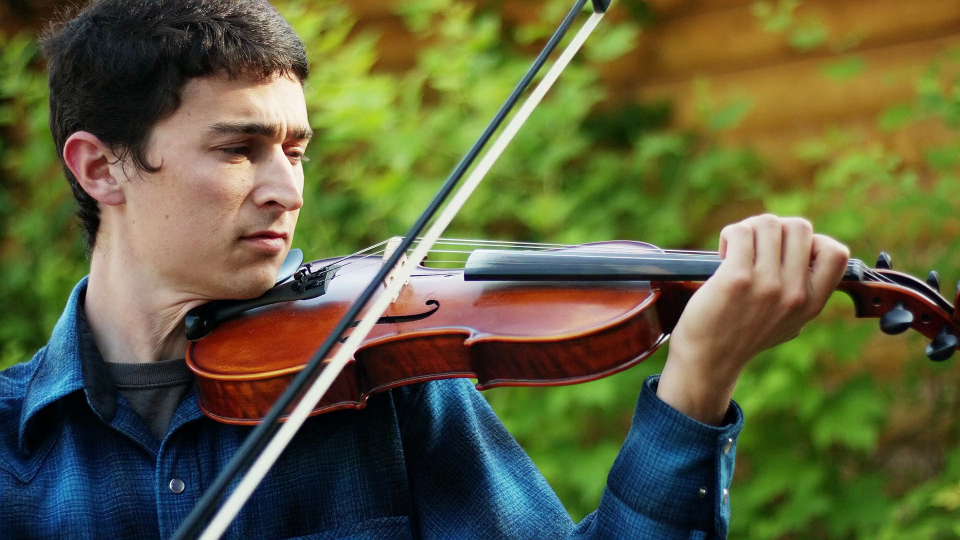
#> input picture assets/example/00000.jpg, 1920 x 1080 px (shown at 1/2 size)
$ python vis_results.py --image_dir ../assets/example --result_dir out --output_path out.avi --projs ../assets/example
#> lines starting #> are read from the running program, lines starting #| are printed output that depends on the picture
import os
import os.path as osp
import subprocess
import argparse
from PIL import Image
import math
from tqdm import tqdm

def get_base_filename(filename):
    return os.path.splitext(filename)[0]

def find_matching_files(image_dir, result_dirs, verbose=False):
#> called with image_dir = '../assets/example', verbose = False
    files = []
    for fname in os.listdir(image_dir):
        base, _ = os.path.splitext(fname)
        result_paths = []

        for result_dir in result_dirs:
            expected_name = f"{base}_pred_colored.png"
            expected_path1 = os.path.join(result_dir, expected_name)
            expected_path2 = expected_path1.replace('_pred_colored.png', '.png')
            if os.path.exists(expected_path1):
                result_paths.append(expected_path1)
            elif os.path.exists(expected_path2):
                result_paths.append(expected_path2)
            else:
                if verbose:
                    print(f"Missing: {expected_path1} or {expected_path2}")
                break
        if len(result_paths) == len(result_dirs):
            files.append((os.path.join(image_dir, fname), result_paths))
#> pass 2 of the loop in find_matching_files, `for fname in os.listdir(image_dir):`:
    return files

def arrange_images(images, layout):
    if layout == 'horizontal':
        total_width = sum(i.width for i in images)
        max_height = max(i.height for i in images)
        new_im = Image.new('RGB', (total_width, max_height))
        x_offset = 0
        for im in images:
            new_im.paste(im, (x_offset, 0))
            x_offset += im.width
    elif layout == 'vertical':
        max_width = max(i.width for i in images)
        total_height = sum(i.height for i in images)
        new_im = Image.new('RGB', (max_width, total_height))
        y_offset = 0
        for im in images:
            new_im.paste(im, (0, y_offset))
            y_offset += im.height
    else:
        cols, rows = layout
        img_width, img_height = images[0].size
        new_im = Image.new('RGB', (cols * img_width, rows * img_height))
        for idx, im in enumerate(images):
            x = (idx % cols) * img_width
            y = (idx // cols) * img_height
            new_im.paste(im, (x, y))
    return new_im

def get_layout(images, base_orientation):
    n = len(images)
    height, width = images[0].height, images[0].width
    asp_ratio = width / height

    if n == 0:
        return (0, 0)
    elif n == 1:
        return (1, 1)
    elif n == 2 or n == 3:
        return 'horizontal' if height > width else 'vertical'
    else:   # n > 3
        best_row, best_cols, min_diff = None, None, float('inf')
        asp_target = 1.5
        # Try all possible number of columns from 1 to n
        for cols in range(1, n + 1):
            rows = math.ceil(n / cols)
            asp_diff = abs((cols * width) / (rows * height) - asp_target)
            if asp_diff < min_diff:
                min_diff = asp_diff
                best_rows = rows
                best_cols = cols
        return (best_cols, best_rows)

def scale_down(image, max_size):
    w, h = image.size
    max_dim = max(w, h)
    if max_dim <= max_size:
        return image

    scale = max_size / max_dim

    new_size = (int(w * scale), int(h * scale))
    return image.resize(new_size, Image.Resampling.LANCZOS)

def combine(args):
    result_dirs = [osp.join(args.result_dir, proj) for proj in args.projs]
    matches = find_matching_files(args.image_dir, result_dirs, verbose=args.verbose)
    for image_path, result_paths in tqdm(matches):
        base = get_base_filename(os.path.basename(image_path))

        all_images = [Image.open(image_path).convert('RGB')]
        all_images += [Image.open(p).convert('RGB') for p in result_paths]
#> all_images = 2 items

        base_orientation = 'portrait' if all_images[0].height > all_images[0].width else 'landscape'
#> base_orientation = 'landscape'
        layout = get_layout(all_images, base_orientation)
#> in get_layout, `n = len(images)`: n = 2
#> layout = 'vertical'

        if isinstance(layout, tuple):
            target_size = all_images[0].size
            all_images = [im.resize(target_size, Image.Resampling.LANCZOS) for im in all_images]
            while len(all_images) < layout[0] * layout[1]:
                all_images.append(Image.new('RGB', target_size, (0, 0, 0)))

        combined = arrange_images(all_images, layout)
#> in arrange_images, `max_width = max(i.width for i in images)`: max_width = 1920
#> in arrange_images, `total_height = sum(i.height for i in images)`: total_height = 2160
#> in arrange_images, `new_im = Image.new('RGB', (max_width, total_height))`: new_im: PIL image 1920x2160 RGB; every value is 0
#> the loop in arrange_images, `for im in images:` made 2 passes
#> y_offset on passes 1 to 2: 1080, 2160
#> after the loop in arrange_images, `for im in images:`:
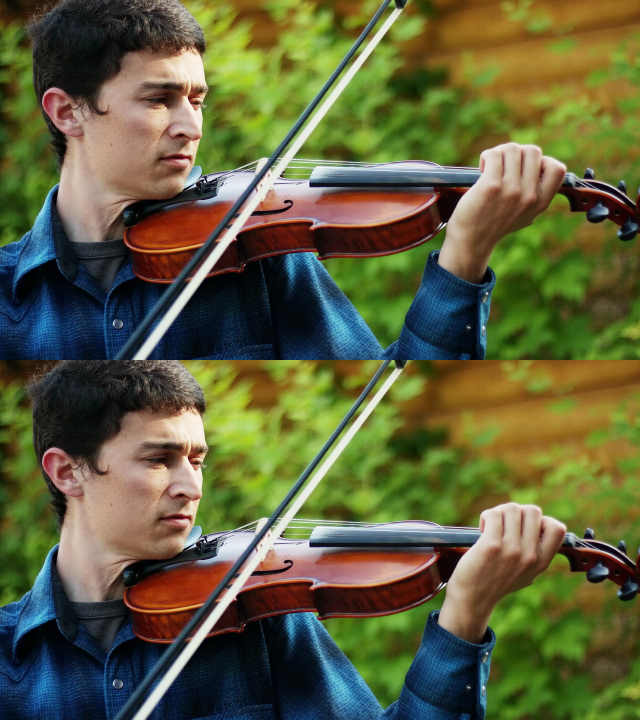
#> new_im: PIL image 1920x2160 RGB (shown at 1/3 size); mean R, G, B 95.1, 96.5, 60.7
        combined = scale_down(combined, args.max_size)

        os.makedirs(args.output_dir, exist_ok=True)
        output_path = os.path.join(args.output_dir, f"{base}.png")
        combined.save(output_path)
        if args.verbose:
            print(f"Saved: {output_path}")

        if args.delete_raw:
            for p in result_paths:
                os.remove(p)
#> pass 2 of the loop in combine, `for image_path, result_paths in tqdm(matches):`:
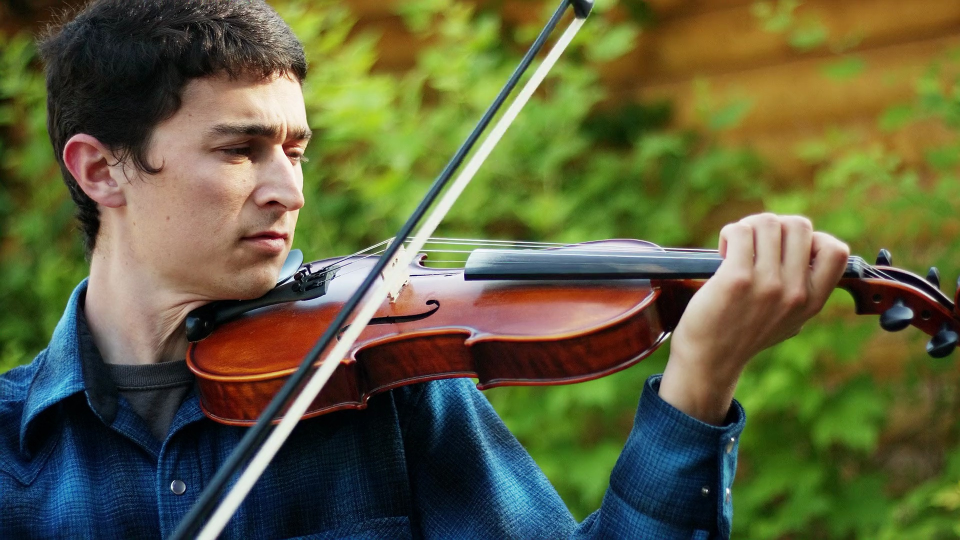
#> input picture assets/example/00001.jpg, 1920 x 1080 px (shown at 1/2 size)
#> the loop in arrange_images (call 2), `for im in images:` made 2 passes
#> after the loop in arrange_images (call 2), `for im in images:`:
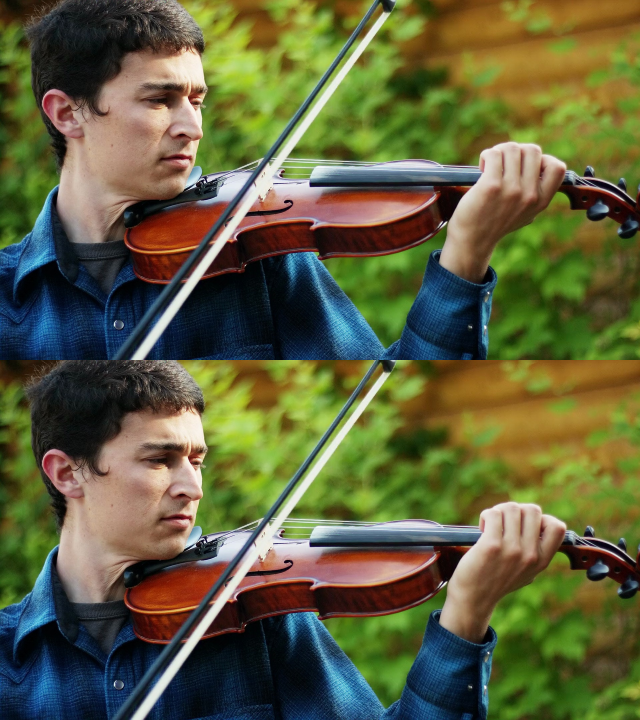
#> new_im: PIL image 1920x2160 RGB (shown at 1/3 size); mean R, G, B 95, 96.4, 60.8
    if args.delete_raw:
        for d in result_dirs:
            os.remove(d)

def write_video(args):
    input_pattern = os.path.join(args.output_dir, "*.png")
    subprocess.run([
        "./ffmpeg",
        "-y",
        "-framerate", f'{args.fps}',
        "-pattern_type", "glob",
        "-i", input_pattern,
        "-vf", "scale=trunc(iw/2)*2:trunc(ih/2)*2",
        "-c:v", "libx264",
        "-crf", str(args.quality),
        "-movflags", "+faststart",
        "-pix_fmt", "yuv420p",
        args.output_path
    ], check=True, stdout=subprocess.DEVNULL, stderr=subprocess.DEVNULL)
#> (this line was passed over: subprocess is not available in this run)

if __name__ == "__main__":
    parser = argparse.ArgumentParser(description="Concatenate image and multiple prediction results")
    parser.add_argument('--image_dir', required=True, help='Directory with original images')
    parser.add_argument('--result_dir', required=True, help='List of directories with results like normals, depth, etc.')
    parser.add_argument('--output_path', required=True, help='output video path')
    parser.add_argument('--projs', required=True, nargs='+', help='List of directories with results like normals, depth, etc.')
    parser.add_argument('--verbose', action='store_true', help='Print detailed processing logs')
    parser.add_argument('--delete_raw', action='store_true', help='Delete raw result images after combining')
    parser.add_argument('--fps', type=int, default=24, help='FPS for output video')
    parser.add_argument('--quality', type=int, default=20, help='CRF quality for output video (lower is better, default: 20)')
    parser.add_argument('--max_size', type=int, default=2560, help='Maximum dimension (width or height) for combined images (default: 2000)')
    args = parser.parse_args()
    args.output_dir = osp.join(args.result_dir, "_combined")

    combine(args)
    write_video(args)
